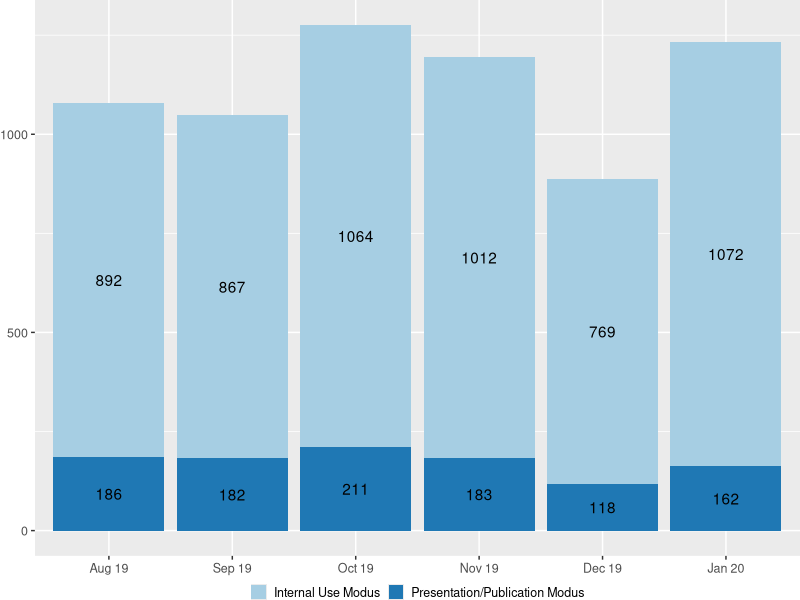
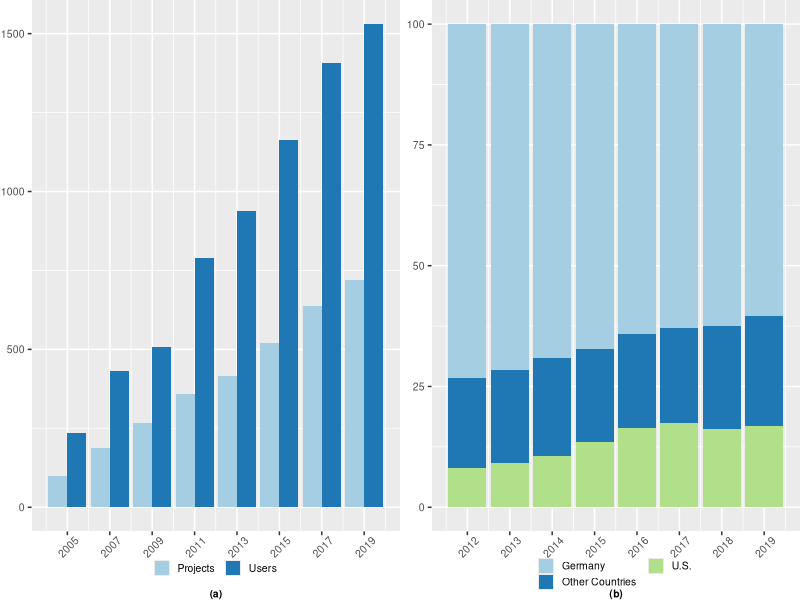
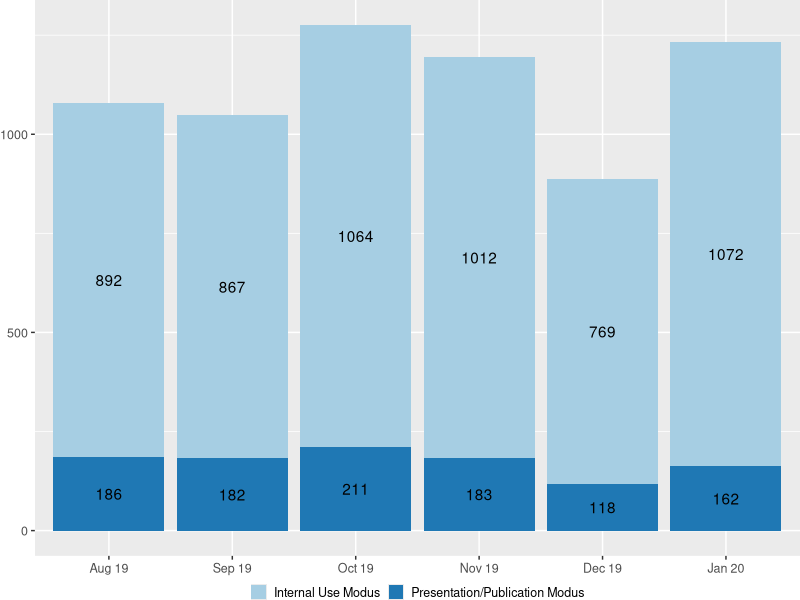
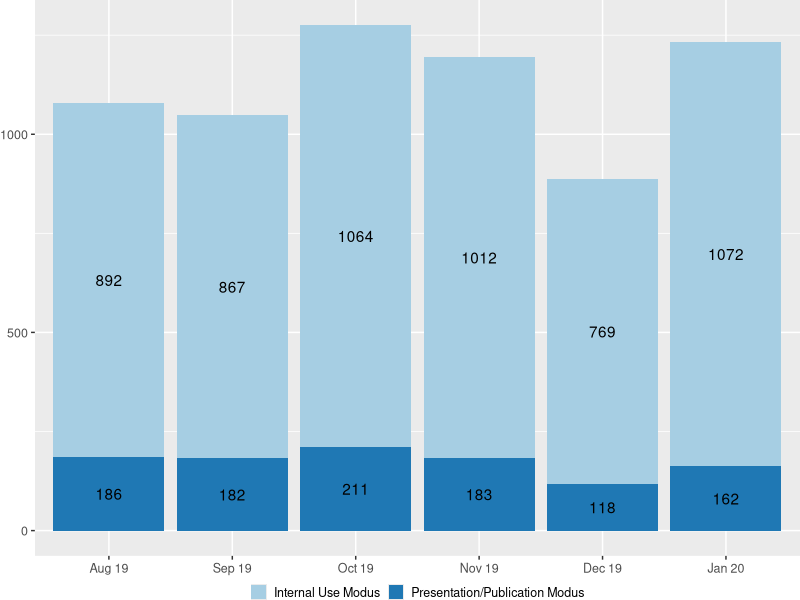
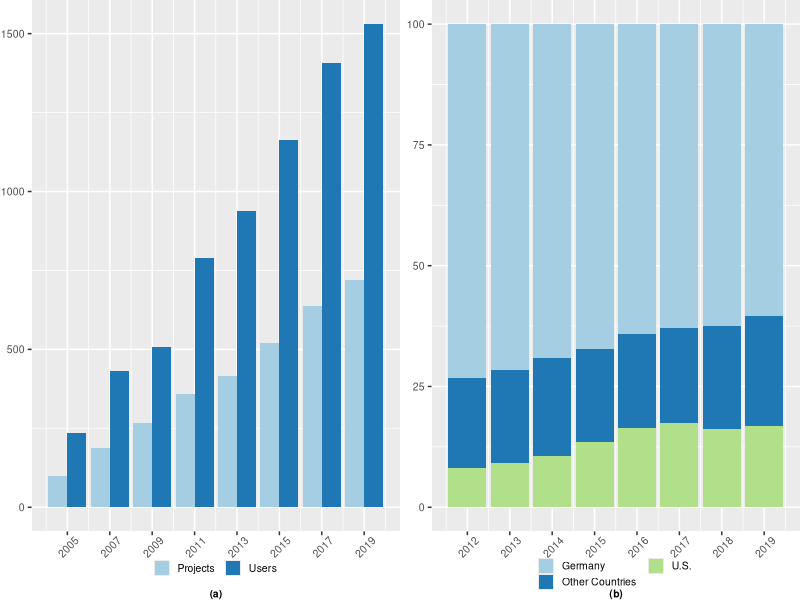
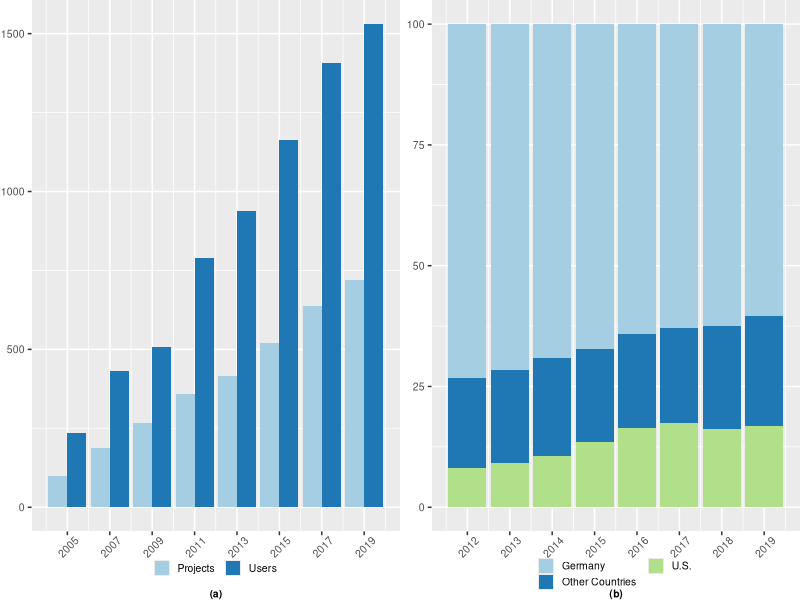
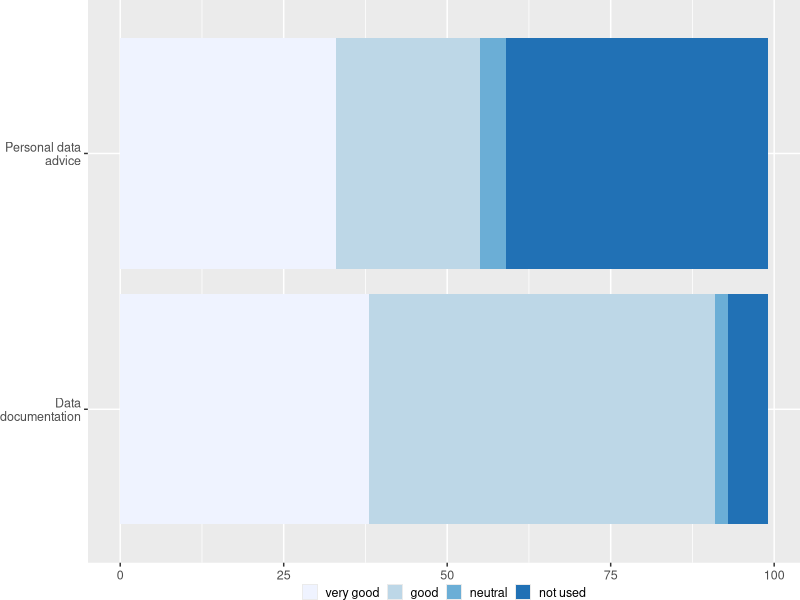
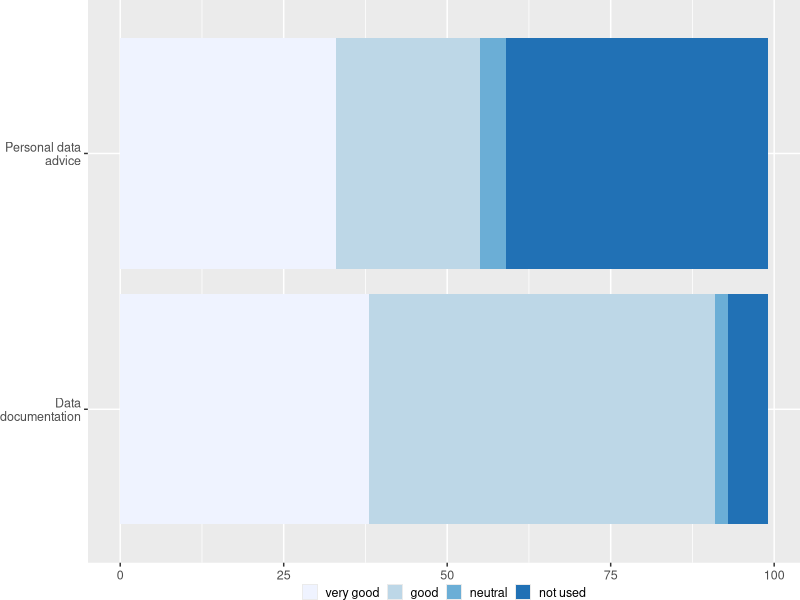

Generate these figures, in order, with R:
# Author: Jim Shen
# Description: This will generate figures for the IAB chapter.
# This program no longer runs when the book is compiled. Past
# testing showed that ggpubr vastly increases the build time 
# for the book. Run this program separately.

library(ggplot2)
library(ggpubr)
library(RColorBrewer)

# Figure 1
iabf1data <- read.csv("./assets/iab/figure1.csv")  # read csv file 

iabf1data$Date <- factor(iabf1data$Date,levels = c("Aug 19", "Sep 19", "Oct 19", "Nov 19", "Dec 19", "Jan 20"))

iabfigure1 <- ggplot(iabf1data, aes(fill=Mode, y=Count, x=Date)) + 
  geom_bar(position="stack", stat="identity") +
  geom_text(aes(label=Count), position = position_stack(vjust=0.5)) +
  scale_fill_brewer(palette = "Paired") +
  theme(axis.title.x=element_blank(),
        axis.title.y=element_blank(),
        legend.title=element_blank(),
        axis.text.x=element_text(size=9),
        axis.text.y=element_text(size=9),
        legend.text=element_text(size=9),
        legend.key.size=unit(.8,"line"),
        legend.position="bottom",
        legend.margin=margin(c(-10,0,0,0)),
        legend.box.margin=margin(c(5,0,0,0)),
        plot.margin=grid::unit(c(0,0,0,0), "mm"))

iabfigure1
ggsave("./figures/iabfigure1.pdf", width = 4, height = 2.5, units = "in", dpi=600)
ggsave("./figures/iabfigure1.png", width=6, height=3.75,units="in",dpi=133)

# ggsave("./figures/iabfigure1.png",iabfigure1,dpi=300)
# pdffile <- "./figures/iabfigure1.pdf"
# if ( ! file.exists(pdffile) ) {
#   ggsave(pdffile,iabfigure1,dpi=pdfdpi)
# }

# Figure 2 - original Figure 2 and Figure 3 combined
iabf2data <- read.csv("./assets/iab/figure2.csv")  # read csv file
iabf3data <- read.csv("./assets/iab/figure3.csv")
iabf3data$Country <- factor(iabf3data$Country,levels = c("Germany","Other Countries","U.S."))

iabfigure2 <- ggplot(iabf2data, aes(fill=Projects, y=Count, x=Year)) + 
  geom_bar(position="dodge", stat="identity") +
  scale_x_continuous(breaks = seq(2005,2019, 2)) +
  # scale_x_discrete(labels = as.character(iabf2data$Year)) +
  scale_fill_brewer(palette = "Paired") +
  labs(caption="(a)") +
  theme(axis.title.x=element_blank(),
        axis.title.y=element_blank(),
        legend.title=element_blank(),
        plot.caption = element_text(size=7.5,margin=margin(c(0,0,0,0)),hjust=.5,face="bold"),
        axis.text.x=element_text(size=7.5,angle = 45, vjust=.7),
        axis.text.y=element_text(size=7.5),
        legend.text=element_text(size=7.5),
        legend.position="bottom",
        legend.key.size=unit(.8,"line"),
        legend.margin=margin(c(-10,0,0,0)),
        legend.box.margin=margin(c(-13,0,0,0)),
        plot.margin=grid::unit(c(0,0,0,0), "mm"))

iabfigure3 <- ggplot(iabf3data, aes(fill=Country, y=Percentage, x=Year)) + 
  geom_bar(position="stack", stat="identity") +
  scale_x_continuous(breaks = seq(2012,2019, 1)) +
  scale_fill_brewer(palette = "Paired") +
  labs(caption="(b)") +
  guides(fill=guide_legend(nrow=2))+
  theme(axis.title.x=element_blank(),
        axis.title.y=element_blank(),
        legend.title=element_blank(),
        plot.caption = element_text(size=7.5,margin=margin(c(0,0,0,0)),hjust=.5,face="bold"),
        axis.text.x=element_text(size=7.5,angle = 45, vjust=.7),
        axis.text.y=element_text(size=7.5),
        legend.text=element_text(size=7.5),
        legend.position="bottom",
        legend.direction="vertical",
        legend.key.size=unit(.8,"line"),
        legend.margin=margin(c(-10,0,0,0)),
        legend.box.margin=margin(c(-5,0,0,0)),
        plot.margin=grid::unit(c(0,0,0,0), "mm"))

iabfigure23<-ggarrange(iabfigure2, iabfigure3, ncol=2, nrow=1, align="hv")

iabfigure23

ggsave("./figures/iabfigure2.pdf", width = 4, height = 2.2, units = "in", dpi=600)
ggsave("./figures/iabfigure2.png", width = 6, height = 3.3, units = "in", dpi=133)


# Figure 4

iabf4data <- read.csv("./assets/iab/figure4.csv") 

iabf4data$Rating <- factor(iabf4data$Rating,levels = c("very good","good","neutral","not used"))

iabfigure4 <- ggplot(iabf4data, aes(fill=Rating, y=Percentage, x=Type)) + 
  coord_flip() +
  geom_bar(position = position_stack(reverse = TRUE), stat="identity") +
  scale_fill_brewer(palette = "Blues") +
  scale_x_discrete(labels=c("Data\ndocumentation","Personal data\nadvice"))+
  theme(axis.title.x=element_blank(),
        axis.title.y=element_blank(),
        legend.title=element_blank(),
        axis.text.x=element_text(size=9),
        axis.text.y=element_text(size=9),
        legend.text=element_text(size=9),
        legend.key.size=unit(.8,"line"),
        legend.position="bottom",
        legend.margin=margin(c(-10,0,0,0)),
        legend.box.margin=margin(c(0,0,0,0)),
        plot.margin=grid::unit(c(0,0,0,0), "mm"))


ggsave("./figures/iabfigure3.pdf", width = 4, height = 1.5, units = "in", dpi=600)
ggsave("./figures/iabfigure3.png", width = 6, height = 2.25, units = "in", dpi=133)



